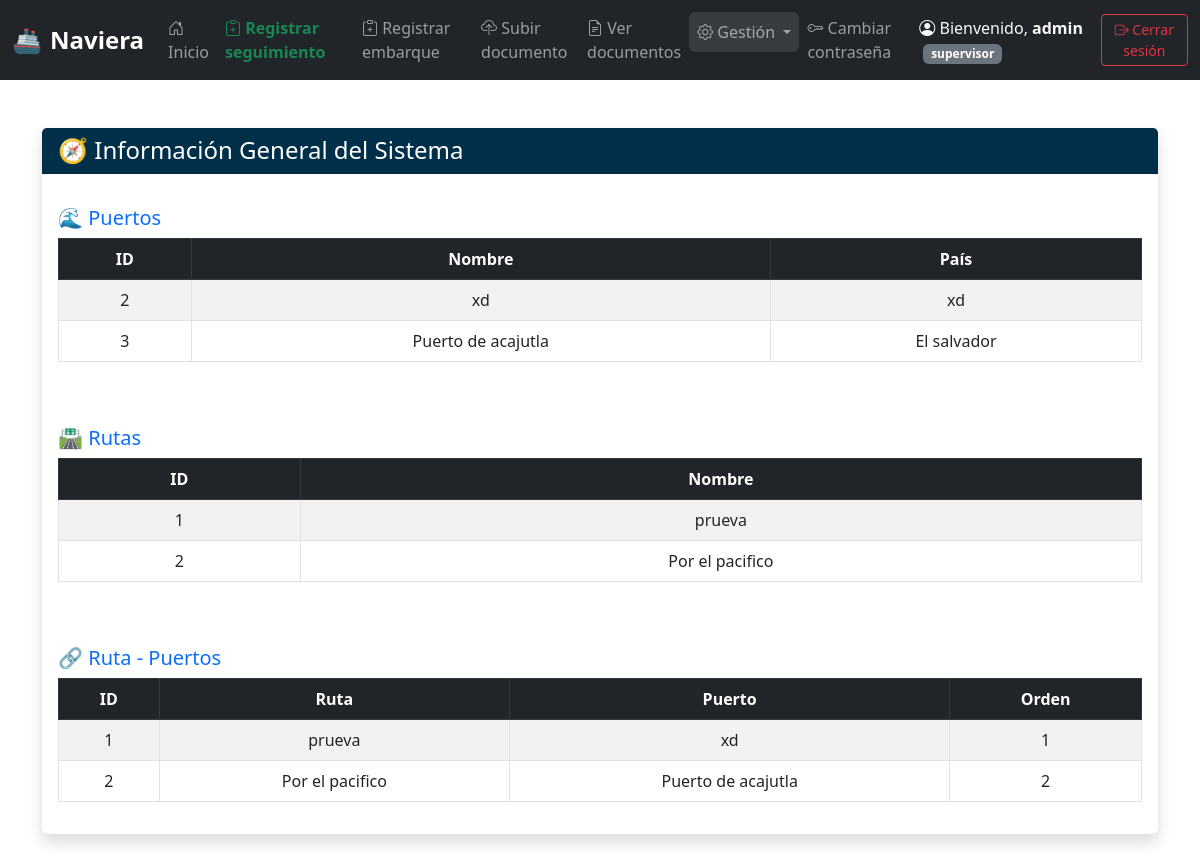
The app's page /datos/ (signed in), older data.
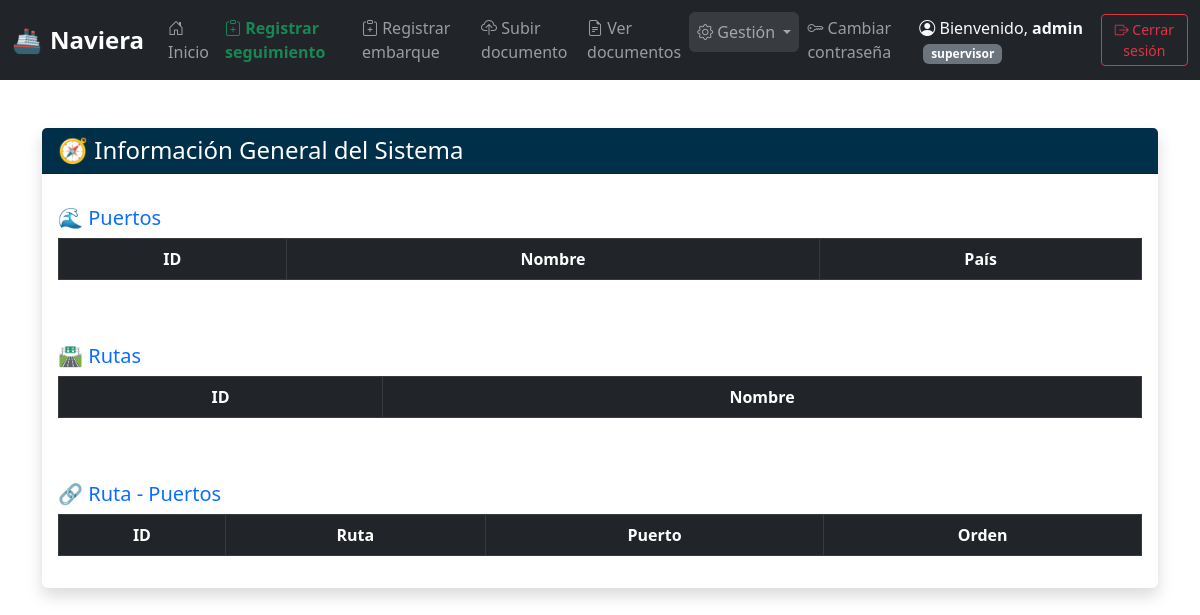
The same page, newer data.
### gestion/models.py (models this page shows, shortened)
class CustomUser(AbstractUser):
    ROLES = [
        ('normal', 'Usuario Normal'),
        ('supervisor', 'Supervisor'),
    ]
    rol = models.CharField(max_length=20, choices=ROLES, default='normal')
    puerto = models.ForeignKey(Puerto, null=True, blank=True, on_delete=models.SET_NULL)

class Puerto(models.Model):
    nombre = models.CharField(max_length=100)
    pais = models.CharField(max_length=100)

class Ruta(models.Model):
    nombre = models.CharField(max_length=100)

class RutaPuerto(models.Model):
    ruta = models.ForeignKey(Ruta, on_delete=models.CASCADE)
    puerto = models.ForeignKey(Puerto, on_delete=models.CASCADE)
    orden = models.IntegerField()

### gestion/views.py (the view)
# urls.py: path('datos/', views.ver_datos_generales, name='ver_datos_generales'),
@login_required
@user_passes_test(lambda u: u.rol == 'supervisor')
def ver_datos_generales(request):
    puertos = Puerto.objects.all()
    rutas = Ruta.objects.all()
    ruta_puertos = RutaPuerto.objects.select_related('ruta', 'puerto').order_by('ruta', 'orden')
    return render(request, 'gestion/ver_datos_generales.html', {
        'puertos': puertos,
        'rutas': rutas,
        'ruta_puertos': ruta_puertos
    })

### gestion/templates/gestion/ver_datos_generales.html
{% extends "gestion/base.html" %}
{% block content %}
<div class="container py-4">
  <div class="card shadow border-0 mb-4">
    <div class="card-header text-white" style="background-color: #003049;">
      <h4 class="mb-0">🧭 Información General del Sistema</h4>
    </div>
    <div class="card-body">
      <h5 class="mt-3 mb-2 text-primary">🌊 Puertos</h5>
      <div class="table-responsive">
        <table class="table table-bordered table-striped align-middle">
          <thead class="table-dark text-center">
            <tr>
              <th>ID</th>
              <th>Nombre</th>
              <th>País</th>
            </tr>
          </thead>
          <tbody>
            {% for p in puertos %}
              <tr class="text-center">
                <td>{{ p.id }}</td>
                <td>{{ p.nombre }}</td>
                <td>{{ p.pais }}</td>
              </tr>
            {% endfor %}
          </tbody>
        </table>
      </div>
      <h5 class="mt-5 mb-2 text-primary">🛣️ Rutas</h5>
      <div class="table-responsive">
        <table class="table table-bordered table-striped align-middle">
          <thead class="table-dark text-center">
            <tr>
              <th>ID</th>
              <th>Nombre</th>
            </tr>
          </thead>
          <tbody>
            {% for r in rutas %}
              <tr class="text-center">
                <td>{{ r.id }}</td>
                <td>{{ r.nombre }}</td>
              </tr>
            {% endfor %}
          </tbody>
        </table>
      </div>
      <h5 class="mt-5 mb-2 text-primary">🔗 Ruta - Puertos</h5>
      <div class="table-responsive">
        <table class="table table-bordered table-striped align-middle">
          <thead class="table-dark text-center">
            <tr>
              <th>ID</th>
              <th>Ruta</th>
              <th>Puerto</th>
              <th>Orden</th>
            </tr>
          </thead>
          <tbody>
            {% for rp in ruta_puertos %}
              <tr class="text-center">
                <td>{{ rp.id }}</td>
                <td>{{ rp.ruta.nombre }}</td>
                <td>{{ rp.puerto.nombre }}</td>
                <td>{{ rp.orden }}</td>
              </tr>
            {% endfor %}
          </tbody>
        </table>
      </div>
    </div>
  </div>
</div>
{% endblock %}

### gestion/templates/gestion/base.html (shortened to what this page needs)
<!DOCTYPE html>
<html lang="es">
<head>
    <link href="https://cdn.jsdelivr.net/npm/bootstrap@5.3.0/dist/css/bootstrap.min.css" rel="stylesheet">
</head>
<body>
<nav class="navbar navbar-expand-lg navbar-dark bg-dark sticky-top">
    <div class="container-fluid">
        <a class="navbar-brand d-flex align-items-center" href="{% url 'dashboard' %}">
            <span>🚢</span>
            <span class="ms-2">Naviera</span>
        </a>
        <div class="collapse navbar-collapse" id="navMenu">
            <ul class="navbar-nav me-auto mb-2 mb-lg-0">
                <li class="nav-item">
                    <a class="nav-link" href="{% url 'dashboard' %}">
                        <i class="bi bi-house-door"></i>
                        <span class="d-lg-inline">Inicio</span>
                    </a>
                </li>
                {% if user.is_authenticated %}
                    <li class="nav-item">
                        <a class="nav-link text-success fw-bold" href="{% url 'crear_seguimiento' %}">
                            <i class="bi bi-clipboard-plus"></i>
                            <span class="d-lg-inline">Registrar seguimiento</span>
                        </a>
                    </li>
                    <li class="nav-item">
                        <a class="nav-link" href="{% url 'crear_embarque' %}">
                            <i class="bi bi-clipboard-plus"></i>
                            <span class="d-lg-inline">Registrar embarque</span>
                        </a>
                    </li>
                    <li class="nav-item">
                        <a class="nav-link" href="{% url 'subir_documento' %}">
                            <i class="bi bi-cloud-upload"></i>
                            <span class="d-lg-inline">Subir documento</span>
                        </a>
                    </li>
                    <li class="nav-item">
                        <a class="nav-link" href="{% url 'lista_documentos' %}">
                            <i class="bi bi-file-earmark-text"></i>
                            <span class="d-lg-inline">Ver documentos</span>
                        </a>
                    </li>
                    {% if user.rol == 'supervisor' %}
                        <li class="nav-item dropdown d-none d-lg-block">
                            <a class="nav-link dropdown-toggle supervisor-dropdown" href="#" role="button"
                               data-bs-toggle="dropdown" aria-expanded="false">
                                <i class="bi bi-gear"></i>
                                Gestión
                            </a>
                        </li>
                    {% endif %}
                    <li class="nav-item">
                        <a class="nav-link" href="{% url 'cambiar_contraseña' %}">
                            <i class="bi bi-key"></i>
                            <span class="d-lg-inline">Cambiar contraseña</span>
                        </a>
                    </li>
                {% endif %}
            </ul>
            <div class="d-flex flex-column flex-lg-row align-items-lg-center">
                {% if user.is_authenticated %}
                    <span class="navbar-text text-light me-lg-3 mb-2 mb-lg-0">
                        <i class="bi bi-person-circle"></i>
                        <span class="d-none d-sm-inline">Bienvenido, </span>
                        <strong>{{ user.username }}</strong>
                        <span class="badge bg-secondary ms-1">{{ user.rol }}</span>
                    </span>
                    <a class="btn btn-outline-danger btn-sm btn-logout" href="{% url 'logout' %}">
                        <i class="bi bi-box-arrow-right"></i>
                        <span class="d-lg-inline">Cerrar sesión</span>
                    </a>
                {% else %}
                    <a class="btn btn-outline-light btn-sm" href="{% url 'login' %}">
                        <i class="bi bi-box-arrow-in-right"></i>
                        <span class="d-lg-inline">Iniciar sesión</span>
                    </a>
                {% endif %}
            </div>
        </div>
    </div>
</nav>
<div class="container-fluid px-3 px-md-4 main-container">
    <div class="row">
        <div class="col-12">
            <div class="mt-4">
                {% block content %}
                {% endblock %}
            </div>
        </div>
    </div>
</div>
<link rel="stylesheet" href="https://cdn.jsdelivr.net/npm/bootstrap-icons@1.11.0/font/bootstrap-icons.css">
</body>
</html>

### gestion/templates/gestion/base.html (style rules this page uses)
.navbar-brand { font-weight: 600; font-size: 1.5rem; }
@media (min-width: 992px) { .navbar-nav .nav-link { padding-left: 1rem; padding-right: 1rem; } }
.main-container { min-height: calc(100vh - 76px); padding-bottom: 2rem; }
.supervisor-dropdown { background-color: rgba(255,255,255,0.1); border-radius: 0.375rem; margin: 0.25rem 0; }

Row changes from the older to the newer data that the page shows:
removed Puerto: id "2", nombre "xd", pais "xd"
removed Puerto: id "3", nombre "Puerto de acajutla", pais "El salvador"
removed Ruta: id "1", nombre "prueva"
removed Ruta: id "2", nombre "Por el pacifico"
removed RutaPuerto: id "1", ruta.nombre "prueva", puerto.nombre "xd", orden "1"
removed RutaPuerto: id "2", ruta.nombre "Por el pacifico", puerto.nombre "Puerto de acajutla", orden "2"
